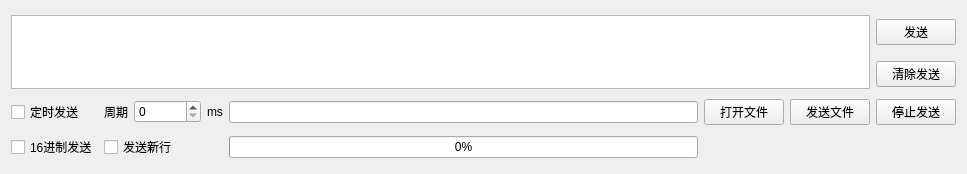
<?xml version="1.0" encoding="UTF-8"?>
<ui version="4.0">
 <class>SingleSend</class>
 <widget class="QWidget" name="SingleSend">
  <property name="geometry">
   <rect>
    <x>0</x>
    <y>0</y>
    <width>967</width>
    <height>174</height>
   </rect>
  </property>
  <property name="windowTitle">
   <string>SingleSend</string>
  </property>
  <layout class="QGridLayout" name="gridLayout">
   <item row="0" column="0" rowspan="2" colspan="7">
    <widget class="QTextEdit" name="tEdit_Send"/>
   </item>
   <item row="0" column="7">
    <widget class="QPushButton" name="pBn_Send">
     <property name="text">
      <string>发送</string>
     </property>
    </widget>
   </item>
   <item row="1" column="7">
    <widget class="QPushButton" name="pBn_Clear">
     <property name="text">
      <string>清除发送</string>
     </property>
    </widget>
   </item>
   <item row="2" column="0">
    <widget class="QCheckBox" name="ckBox_Timer">
     <property name="text">
      <string>定时发送</string>
     </property>
    </widget>
   </item>
   <item row="2" column="1">
    <widget class="QLabel" name="label_Cycle">
     <property name="text">
      <string>周期</string>
     </property>
    </widget>
   </item>
   <item row="2" column="2">
    <widget class="QSpinBox" name="spin_Cycle">
     <property name="maximum">
      <number>1000000</number>
     </property>
    </widget>
   </item>
   <item row="2" column="3">
    <widget class="QLabel" name="label_UnitMs">
     <property name="text">
      <string>ms</string>
     </property>
    </widget>
   </item>
   <item row="2" column="4">
    <widget class="QLineEdit" name="lineEdit_FileName"/>
   </item>
   <item row="2" column="5">
    <widget class="QPushButton" name="pBn_OpenFile">
     <property name="text">
      <string>打开文件</string>
     </property>
    </widget>
   </item>
   <item row="2" column="6">
    <widget class="QPushButton" name="pBn_SendFile">
     <property name="text">
      <string>发送文件</string>
     </property>
    </widget>
   </item>
   <item row="2" column="7">
    <widget class="QPushButton" name="pBn_StopSendFile">
     <property name="text">
      <string>停止发送</string>
     </property>
    </widget>
   </item>
   <item row="3" column="0">
    <widget class="QCheckBox" name="ckBox_HexSend">
     <property name="text">
      <string>16进制发送</string>
     </property>
    </widget>
   </item>
   <item row="3" column="1" colspan="3">
    <widget class="QCheckBox" name="ckBox_SendEnter">
     <property name="text">
      <string>发送新行</string>
     </property>
    </widget>
   </item>
   <item row="3" column="4">
    <widget class="QProgressBar" name="progressBar">
     <property name="value">
      <number>0</number>
     </property>
    </widget>
   </item>
  </layout>
 </widget>
 <resources/>
 <connections>
  <connection>
   <sender>pBn_Clear</sender>
   <signal>clicked()</signal>
   <receiver>tEdit_Send</receiver>
   <slot>clear()</slot>
   <hints>
    <hint type="sourcelabel">
     <x>911</x>
     <y>75</y>
    </hint>
    <hint type="destinationlabel">
     <x>752</x>
     <y>72</y>
    </hint>
   </hints>
  </connection>
 </connections>
</ui>
